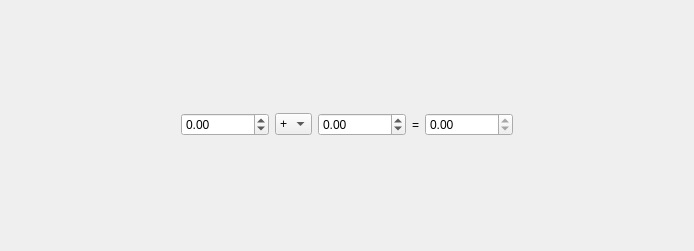
<?xml version="1.0" encoding="UTF-8"?>
<ui version="4.0">
 <class>Dialog</class>
 <widget class="QDialog" name="Dialog">
  <property name="geometry">
   <rect>
    <x>0</x>
    <y>0</y>
    <width>694</width>
    <height>251</height>
   </rect>
  </property>
  <property name="windowTitle">
   <string>Kalkulačka</string>
  </property>
  <layout class="QGridLayout" name="gridLayout">
   <item row="0" column="1">
    <spacer name="verticalSpacer_2">
     <property name="orientation">
      <enum>Qt::Vertical</enum>
     </property>
     <property name="sizeHint" stdset="0">
      <size>
       <width>20</width>
       <height>117</height>
      </size>
     </property>
    </spacer>
   </item>
   <item row="2" column="1">
    <spacer name="verticalSpacer">
     <property name="orientation">
      <enum>Qt::Vertical</enum>
     </property>
     <property name="sizeHint" stdset="0">
      <size>
       <width>20</width>
       <height>118</height>
      </size>
     </property>
    </spacer>
   </item>
   <item row="1" column="5">
    <widget class="QDoubleSpinBox" name="sb_result">
     <property name="readOnly">
      <bool>true</bool>
     </property>
     <property name="minimum">
      <double>-9999999.990000000223517</double>
     </property>
     <property name="maximum">
      <double>9999999.990000000223517</double>
     </property>
    </widget>
   </item>
   <item row="1" column="2">
    <widget class="QComboBox" name="cb_operator">
     <item>
      <property name="text">
       <string>+</string>
      </property>
     </item>
     <item>
      <property name="text">
       <string>-</string>
      </property>
     </item>
     <item>
      <property name="text">
       <string>×</string>
      </property>
     </item>
     <item>
      <property name="text">
       <string>÷</string>
      </property>
     </item>
    </widget>
   </item>
   <item row="1" column="4">
    <widget class="QLabel" name="label">
     <property name="text">
      <string>=</string>
     </property>
    </widget>
   </item>
   <item row="1" column="1">
    <widget class="QDoubleSpinBox" name="sb_operand1">
     <property name="minimum">
      <double>-9999999.990000000223517</double>
     </property>
     <property name="maximum">
      <double>9999999.990000000223517</double>
     </property>
    </widget>
   </item>
   <item row="1" column="0">
    <spacer name="horizontalSpacer">
     <property name="orientation">
      <enum>Qt::Horizontal</enum>
     </property>
     <property name="sizeHint" stdset="0">
      <size>
       <width>40</width>
       <height>20</height>
      </size>
     </property>
    </spacer>
   </item>
   <item row="1" column="3">
    <widget class="QDoubleSpinBox" name="sb_operand2">
     <property name="minimum">
      <double>-9999999.990000000223517</double>
     </property>
     <property name="maximum">
      <double>9999999.990000000223517</double>
     </property>
    </widget>
   </item>
   <item row="1" column="6">
    <spacer name="horizontalSpacer_2">
     <property name="orientation">
      <enum>Qt::Horizontal</enum>
     </property>
     <property name="sizeHint" stdset="0">
      <size>
       <width>40</width>
       <height>20</height>
      </size>
     </property>
    </spacer>
   </item>
  </layout>
 </widget>
 <resources/>
 <connections/>
</ui>
